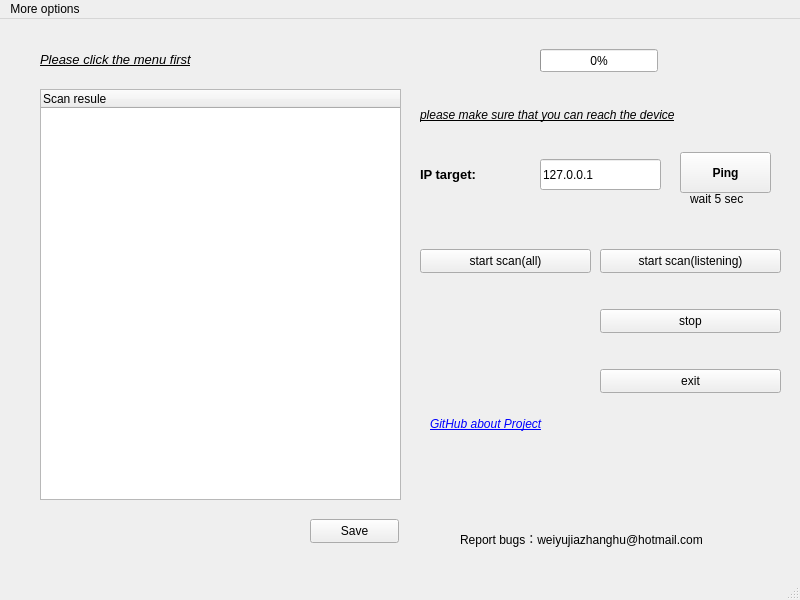
<?xml version="1.0" encoding="UTF-8"?>
<ui version="4.0">
 <class>MainWindow</class>
 <widget class="QMainWindow" name="MainWindow">
  <property name="geometry">
   <rect>
    <x>0</x>
    <y>0</y>
    <width>800</width>
    <height>600</height>
   </rect>
  </property>
  <property name="windowTitle">
   <string>MainWindow</string>
  </property>
  <widget class="QWidget" name="centralwidget">
   <widget class="QPushButton" name="pushButtonScan">
    <property name="geometry">
     <rect>
      <x>420</x>
      <y>230</y>
      <width>171</width>
      <height>24</height>
     </rect>
    </property>
    <property name="text">
     <string>start scan(all)</string>
    </property>
   </widget>
   <widget class="QTreeWidget" name="treeWidget_output">
    <property name="geometry">
     <rect>
      <x>40</x>
      <y>70</y>
      <width>361</width>
      <height>411</height>
     </rect>
    </property>
    <column>
     <property name="text">
      <string notr="true">Scan resule</string>
     </property>
    </column>
   </widget>
   <widget class="QLabel" name="label_waring">
    <property name="geometry">
     <rect>
      <x>420</x>
      <y>70</y>
      <width>381</width>
      <height>51</height>
     </rect>
    </property>
    <property name="font">
     <font>
      <pointsize>9</pointsize>
      <italic>true</italic>
      <underline>true</underline>
     </font>
    </property>
    <property name="text">
     <string>please make sure that you can reach the device</string>
    </property>
   </widget>
   <widget class="QPushButton" name="pushButtonExist">
    <property name="geometry">
     <rect>
      <x>600</x>
      <y>350</y>
      <width>181</width>
      <height>24</height>
     </rect>
    </property>
    <property name="text">
     <string>exit</string>
    </property>
   </widget>
   <widget class="QLineEdit" name="lineEdit_IP">
    <property name="geometry">
     <rect>
      <x>540</x>
      <y>140</y>
      <width>121</width>
      <height>31</height>
     </rect>
    </property>
    <property name="text">
     <string>127.0.0.1</string>
    </property>
   </widget>
   <widget class="QLabel" name="lable_IPtarget">
    <property name="geometry">
     <rect>
      <x>420</x>
      <y>140</y>
      <width>111</width>
      <height>31</height>
     </rect>
    </property>
    <property name="font">
     <font>
      <pointsize>10</pointsize>
      <weight>75</weight>
      <bold>true</bold>
     </font>
    </property>
    <property name="text">
     <string>IP target:</string>
    </property>
   </widget>
   <widget class="QLabel" name="label_picture">
    <property name="geometry">
     <rect>
      <x>460</x>
      <y>290</y>
      <width>101</width>
      <height>101</height>
     </rect>
    </property>
    <property name="mouseTracking">
     <bool>true</bool>
    </property>
    <property name="text">
     <string/>
    </property>
    <property name="pixmap">
     <pixmap resource="picture.qrc">:/new/prefix1/C:/Users/weiyu/Pictures/github.gif</pixmap>
    </property>
    <property name="openExternalLinks">
     <bool>true</bool>
    </property>
   </widget>
   <widget class="QLabel" name="label_waring_2">
    <property name="geometry">
     <rect>
      <x>40</x>
      <y>30</y>
      <width>321</width>
      <height>21</height>
     </rect>
    </property>
    <property name="palette">
     <palette>
      <active>
       <colorrole role="Text">
        <brush brushstyle="SolidPattern">
         <color alpha="255">
          <red>255</red>
          <green>255</green>
          <blue>255</blue>
         </color>
        </brush>
       </colorrole>
       <colorrole role="BrightText">
        <brush brushstyle="SolidPattern">
         <color alpha="255">
          <red>255</red>
          <green>0</green>
          <blue>0</blue>
         </color>
        </brush>
       </colorrole>
       <colorrole role="PlaceholderText">
        <brush brushstyle="SolidPattern">
         <color alpha="128">
          <red>255</red>
          <green>255</green>
          <blue>255</blue>
         </color>
        </brush>
       </colorrole>
      </active>
      <inactive>
       <colorrole role="Text">
        <brush brushstyle="SolidPattern">
         <color alpha="255">
          <red>255</red>
          <green>255</green>
          <blue>255</blue>
         </color>
        </brush>
       </colorrole>
       <colorrole role="BrightText">
        <brush brushstyle="SolidPattern">
         <color alpha="255">
          <red>255</red>
          <green>0</green>
          <blue>0</blue>
         </color>
        </brush>
       </colorrole>
       <colorrole role="PlaceholderText">
        <brush brushstyle="SolidPattern">
         <color alpha="128">
          <red>255</red>
          <green>255</green>
          <blue>255</blue>
         </color>
        </brush>
       </colorrole>
      </inactive>
      <disabled>
       <colorrole role="Text">
        <brush brushstyle="SolidPattern">
         <color alpha="127">
          <red>255</red>
          <green>255</green>
          <blue>255</blue>
         </color>
        </brush>
       </colorrole>
       <colorrole role="BrightText">
        <brush brushstyle="SolidPattern">
         <color alpha="255">
          <red>255</red>
          <green>0</green>
          <blue>0</blue>
         </color>
        </brush>
       </colorrole>
       <colorrole role="PlaceholderText">
        <brush brushstyle="SolidPattern">
         <color alpha="128">
          <red>231</red>
          <green>231</green>
          <blue>231</blue>
         </color>
        </brush>
       </colorrole>
      </disabled>
     </palette>
    </property>
    <property name="font">
     <font>
      <pointsize>10</pointsize>
      <italic>true</italic>
      <underline>true</underline>
     </font>
    </property>
    <property name="text">
     <string>Please click the menu first</string>
    </property>
   </widget>
   <widget class="QPushButton" name="pushButtonStop">
    <property name="geometry">
     <rect>
      <x>600</x>
      <y>290</y>
      <width>181</width>
      <height>24</height>
     </rect>
    </property>
    <property name="text">
     <string>stop</string>
    </property>
   </widget>
   <widget class="QPushButton" name="pushButtonListening">
    <property name="geometry">
     <rect>
      <x>600</x>
      <y>230</y>
      <width>181</width>
      <height>24</height>
     </rect>
    </property>
    <property name="text">
     <string>start scan(listening)</string>
    </property>
   </widget>
   <widget class="QLabel" name="label_link">
    <property name="geometry">
     <rect>
      <x>430</x>
      <y>390</y>
      <width>161</width>
      <height>31</height>
     </rect>
    </property>
    <property name="font">
     <font>
      <weight>50</weight>
      <italic>true</italic>
      <bold>false</bold>
     </font>
    </property>
    <property name="whatsThis">
     <string comment="&lt;a href=&quot;https://github.com/Peqiii/PortScanner/tree/master/&quot;&gt;GitHub Link&lt;/a&gt;" extracomment="&lt;a href=&quot;https://github.com/Peqiii/PortScanner/tree/master/&quot;&gt;GitHub Link&lt;/a&gt;"/>
    </property>
    <property name="frameShadow">
     <enum>QFrame::Sunken</enum>
    </property>
    <property name="text">
     <string>&lt;a href=&quot;https://github.com/Peqiii/PortScanner/tree/master/&quot;&gt;GitHub about Project&lt;/a&gt;</string>
    </property>
    <property name="openExternalLinks">
     <bool>true</bool>
    </property>
    <property name="buddy">
     <cstring>&lt;a href=&quot;https://github.com/Peqiii/PortScanner/tree/master/&quot;&gt;GitHub Link&lt;/a&gt;</cstring>
    </property>
   </widget>
   <widget class="QPushButton" name="pushButton_test">
    <property name="geometry">
     <rect>
      <x>680</x>
      <y>133</y>
      <width>91</width>
      <height>41</height>
     </rect>
    </property>
    <property name="font">
     <font>
      <weight>75</weight>
      <bold>true</bold>
     </font>
    </property>
    <property name="text">
     <string>Ping</string>
    </property>
   </widget>
   <widget class="QLabel" name="label">
    <property name="geometry">
     <rect>
      <x>690</x>
      <y>170</y>
      <width>81</width>
      <height>20</height>
     </rect>
    </property>
    <property name="text">
     <string>wait 5 sec</string>
    </property>
   </widget>
   <widget class="QLabel" name="label_2">
    <property name="geometry">
     <rect>
      <x>460</x>
      <y>510</y>
      <width>321</width>
      <height>20</height>
     </rect>
    </property>
    <property name="text">
     <string>Report bugs：weiyujiazhanghu@hotmail.com</string>
    </property>
   </widget>
   <widget class="QProgressBar" name="progressBar">
    <property name="geometry">
     <rect>
      <x>540</x>
      <y>30</y>
      <width>118</width>
      <height>23</height>
     </rect>
    </property>
    <property name="value">
     <number>0</number>
    </property>
   </widget>
   <widget class="QPushButton" name="pushButton_save">
    <property name="geometry">
     <rect>
      <x>310</x>
      <y>500</y>
      <width>89</width>
      <height>24</height>
     </rect>
    </property>
    <property name="text">
     <string>Save</string>
    </property>
   </widget>
  </widget>
  <widget class="QMenuBar" name="menubar">
   <property name="geometry">
    <rect>
     <x>0</x>
     <y>0</y>
     <width>800</width>
     <height>25</height>
    </rect>
   </property>
   <widget class="QMenu" name="menuMore_select">
    <property name="title">
     <string>More options</string>
    </property>
    <addaction name="actionScan_paremeters"/>
   </widget>
   <addaction name="menuMore_select"/>
  </widget>
  <widget class="QStatusBar" name="statusbar"/>
  <action name="actionScan_paremeters">
   <property name="text">
    <string>Scan parameters</string>
   </property>
  </action>
 </widget>
 <resources>
  <include location="picture.qrc"/>
 </resources>
 <connections>
  <connection>
   <sender>pushButtonExist</sender>
   <signal>clicked()</signal>
   <receiver>MainWindow</receiver>
   <slot>close()</slot>
   <hints>
    <hint type="sourcelabel">
     <x>578</x>
     <y>456</y>
    </hint>
    <hint type="destinationlabel">
     <x>399</x>
     <y>299</y>
    </hint>
   </hints>
  </connection>
 </connections>
</ui>
